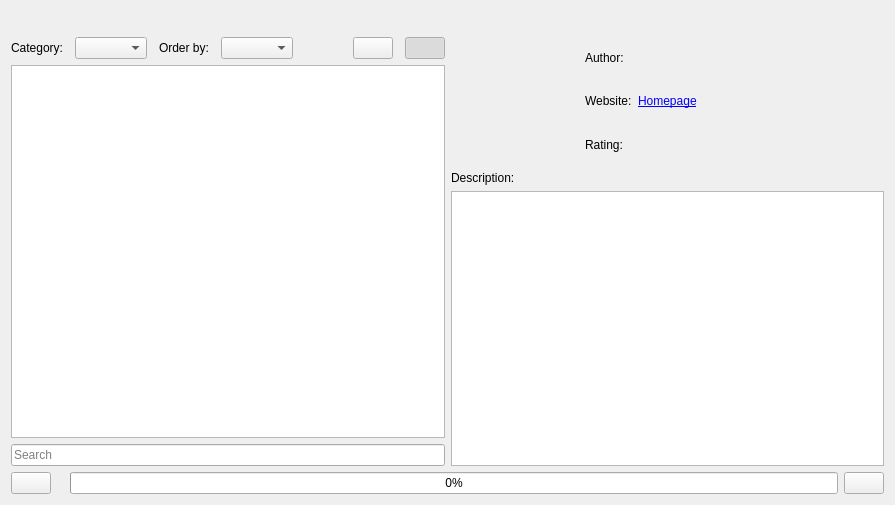
<?xml version="1.0" encoding="UTF-8"?>
<ui version="4.0">
 <class>WdgDlgContentDownloader</class>
 <widget class="QWidget" name="WdgDlgContentDownloader">
  <property name="geometry">
   <rect>
    <x>0</x>
    <y>0</y>
    <width>895</width>
    <height>505</height>
   </rect>
  </property>
  <layout class="QVBoxLayout" name="verticalLayout_3">
   <item>
    <layout class="QGridLayout" name="gridLayout_6">
     <item row="0" column="0">
      <widget class="KTitleWidget" name="m_titleWidget">
       <property name="minimumSize">
        <size>
         <width>100</width>
         <height>0</height>
        </size>
       </property>
      </widget>
     </item>
     <item row="0" column="1">
      <spacer name="horizontalSpacer">
       <property name="orientation">
        <enum>Qt::Horizontal</enum>
       </property>
       <property name="sizeHint" stdset="0">
        <size>
         <width>40</width>
         <height>20</height>
        </size>
       </property>
      </spacer>
     </item>
    </layout>
   </item>
   <item>
    <layout class="QHBoxLayout" name="horizontalLayout_2">
     <item>
      <layout class="QVBoxLayout" name="verticalLayout">
       <item>
        <layout class="QGridLayout" name="gridLayout_4">
         <property name="horizontalSpacing">
          <number>12</number>
         </property>
         <item row="0" column="6">
          <widget class="QPushButton" name="listViewButton">
           <property name="checkable">
            <bool>true</bool>
           </property>
           <property name="checked">
            <bool>true</bool>
           </property>
           <property name="flat">
            <bool>false</bool>
           </property>
          </widget>
         </item>
         <item row="0" column="3">
          <widget class="QComboBox" name="m_orderbyCombo"/>
         </item>
         <item row="0" column="2">
          <widget class="QLabel" name="m_orderbyLabel">
           <property name="text">
            <string>Order by:</string>
           </property>
           <property name="buddy">
            <cstring>m_orderbyCombo</cstring>
           </property>
          </widget>
         </item>
         <item row="0" column="4">
          <spacer name="horizontalSpacer_2">
           <property name="orientation">
            <enum>Qt::Horizontal</enum>
           </property>
           <property name="sizeHint" stdset="0">
            <size>
             <width>40</width>
             <height>20</height>
            </size>
           </property>
          </spacer>
         </item>
         <item row="0" column="0">
          <widget class="QLabel" name="m_categoryLabel">
           <property name="text">
            <string>Category:</string>
           </property>
           <property name="buddy">
            <cstring>m_categoryCombo</cstring>
           </property>
          </widget>
         </item>
         <item row="0" column="1">
          <widget class="KComboBox" name="m_categoryCombo"/>
         </item>
         <item row="0" column="5">
          <widget class="QPushButton" name="iconViewButton">
           <property name="checkable">
            <bool>true</bool>
           </property>
          </widget>
         </item>
        </layout>
       </item>
       <item>
        <widget class="ItemsView" name="m_listView">
         <property name="enabled">
          <bool>true</bool>
         </property>
         <property name="sizePolicy">
          <sizepolicy hsizetype="Expanding" vsizetype="Expanding">
           <horstretch>2</horstretch>
           <verstretch>0</verstretch>
          </sizepolicy>
         </property>
         <property name="minimumSize">
          <size>
           <width>400</width>
           <height>190</height>
          </size>
         </property>
         <property name="mouseTracking">
          <bool>true</bool>
         </property>
         <property name="selectionMode">
          <enum>QAbstractItemView::NoSelection</enum>
         </property>
         <property name="verticalScrollMode">
          <enum>QAbstractItemView::ScrollPerPixel</enum>
         </property>
        </widget>
       </item>
       <item>
        <widget class="KLineEdit" name="m_searchEdit">
         <property name="placeholderText">
          <string>Search</string>
         </property>
         <property name="showClearButton" stdset="0">
          <bool>true</bool>
         </property>
        </widget>
       </item>
      </layout>
     </item>
     <item>
      <layout class="QVBoxLayout" name="verticalLayout_2">
       <item>
        <layout class="QHBoxLayout" name="horizontalLayout">
         <item>
          <widget class="ImagePreviewWidget" name="preview1" native="true">
           <property name="sizePolicy">
            <sizepolicy hsizetype="Fixed" vsizetype="Fixed">
             <horstretch>0</horstretch>
             <verstretch>0</verstretch>
            </sizepolicy>
           </property>
           <property name="minimumSize">
            <size>
             <width>128</width>
             <height>128</height>
            </size>
           </property>
           <property name="maximumSize">
            <size>
             <width>128</width>
             <height>128</height>
            </size>
           </property>
           <property name="font">
            <font>
             <weight>50</weight>
             <bold>false</bold>
            </font>
           </property>
           <property name="autoFillBackground">
            <bool>false</bool>
           </property>
           <property name="text" stdset="0">
            <string/>
           </property>
           <property name="scaledContents" stdset="0">
            <bool>true</bool>
           </property>
          </widget>
         </item>
         <item>
          <layout class="QGridLayout" name="DetailsInfoLayout">
           <property name="verticalSpacing">
            <number>3</number>
           </property>
           <item row="3" column="0">
            <widget class="QLabel" name="label_6">
             <property name="text">
              <string>Rating:</string>
             </property>
            </widget>
           </item>
           <item row="2" column="0">
            <widget class="QLabel" name="label_5">
             <property name="text">
              <string>Website:</string>
             </property>
            </widget>
           </item>
           <item row="0" column="1" colspan="4">
            <widget class="QLabel" name="authorLabel">
             <property name="text">
              <string/>
             </property>
            </widget>
           </item>
           <item row="3" column="1" colspan="4">
            <layout class="QHBoxLayout" name="horizontalLayout_6">
             <item>
              <widget class="KRatingWidget" name="ratingWidget">
               <property name="minimumSize">
                <size>
                 <width>30</width>
                 <height>10</height>
                </size>
               </property>
               <property name="autoFillBackground">
                <bool>false</bool>
               </property>
              </widget>
             </item>
             <item>
              <spacer name="horizontalSpacer_3">
               <property name="orientation">
                <enum>Qt::Horizontal</enum>
               </property>
               <property name="sizeHint" stdset="0">
                <size>
                 <width>40</width>
                 <height>20</height>
                </size>
               </property>
              </spacer>
             </item>
            </layout>
           </item>
           <item row="0" column="0">
            <widget class="QLabel" name="label_3">
             <property name="sizePolicy">
              <sizepolicy hsizetype="Fixed" vsizetype="Preferred">
               <horstretch>0</horstretch>
               <verstretch>0</verstretch>
              </sizepolicy>
             </property>
             <property name="text">
              <string>Author:</string>
             </property>
             <property name="scaledContents">
              <bool>false</bool>
             </property>
             <property name="alignment">
              <set>Qt::AlignLeading|Qt::AlignLeft|Qt::AlignVCenter</set>
             </property>
            </widget>
           </item>
           <item row="2" column="1" colspan="4">
            <widget class="QLabel" name="homepageLabel">
             <property name="text">
              <string>&lt;a href=&quot;http://opendesktop.org&quot;&gt;Homepage&lt;/a&gt;</string>
             </property>
             <property name="openExternalLinks">
              <bool>true</bool>
             </property>
            </widget>
           </item>
          </layout>
         </item>
        </layout>
       </item>
       <item>
        <widget class="QLabel" name="label">
         <property name="text">
          <string>Description:</string>
         </property>
        </widget>
       </item>
       <item>
        <widget class="QTextEdit" name="descriptionTextEdit"/>
       </item>
      </layout>
     </item>
    </layout>
   </item>
   <item>
    <layout class="QHBoxLayout" name="bottomActionsLayout">
     <item>
      <widget class="QPushButton" name="backButton"/>
     </item>
     <item>
      <widget class="QLabel" name="m_statusLabel">
       <property name="text">
        <string/>
       </property>
      </widget>
     </item>
     <item>
      <widget class="QProgressBar" name="progressBar">
       <property name="value">
        <number>0</number>
       </property>
       <property name="textVisible">
        <bool>true</bool>
       </property>
      </widget>
     </item>
     <item>
      <widget class="QPushButton" name="closeButton"/>
     </item>
    </layout>
   </item>
  </layout>
 </widget>
 <customwidgets>
  <customwidget>
   <class>KLineEdit</class>
   <extends>QLineEdit</extends>
   <header>klineedit.h</header>
  </customwidget>
  <customwidget>
   <class>KRatingWidget</class>
   <extends>QFrame</extends>
   <header>kratingwidget.h</header>
  </customwidget>
  <customwidget>
   <class>KTitleWidget</class>
   <extends>QWidget</extends>
   <header>ktitlewidget.h</header>
  </customwidget>
  <customwidget>
   <class>KComboBox</class>
   <extends>QComboBox</extends>
   <header>kcombobox.h</header>
  </customwidget>
  <customwidget>
   <class>ItemsView</class>
   <extends>QListView</extends>
   <header>itemsview_p.h</header>
  </customwidget>
  <customwidget>
   <class>ImagePreviewWidget</class>
   <extends>QWidget</extends>
   <header>imagepreviewwidget_p.h</header>
  </customwidget>
 </customwidgets>
 <resources/>
 <connections/>
</ui>
